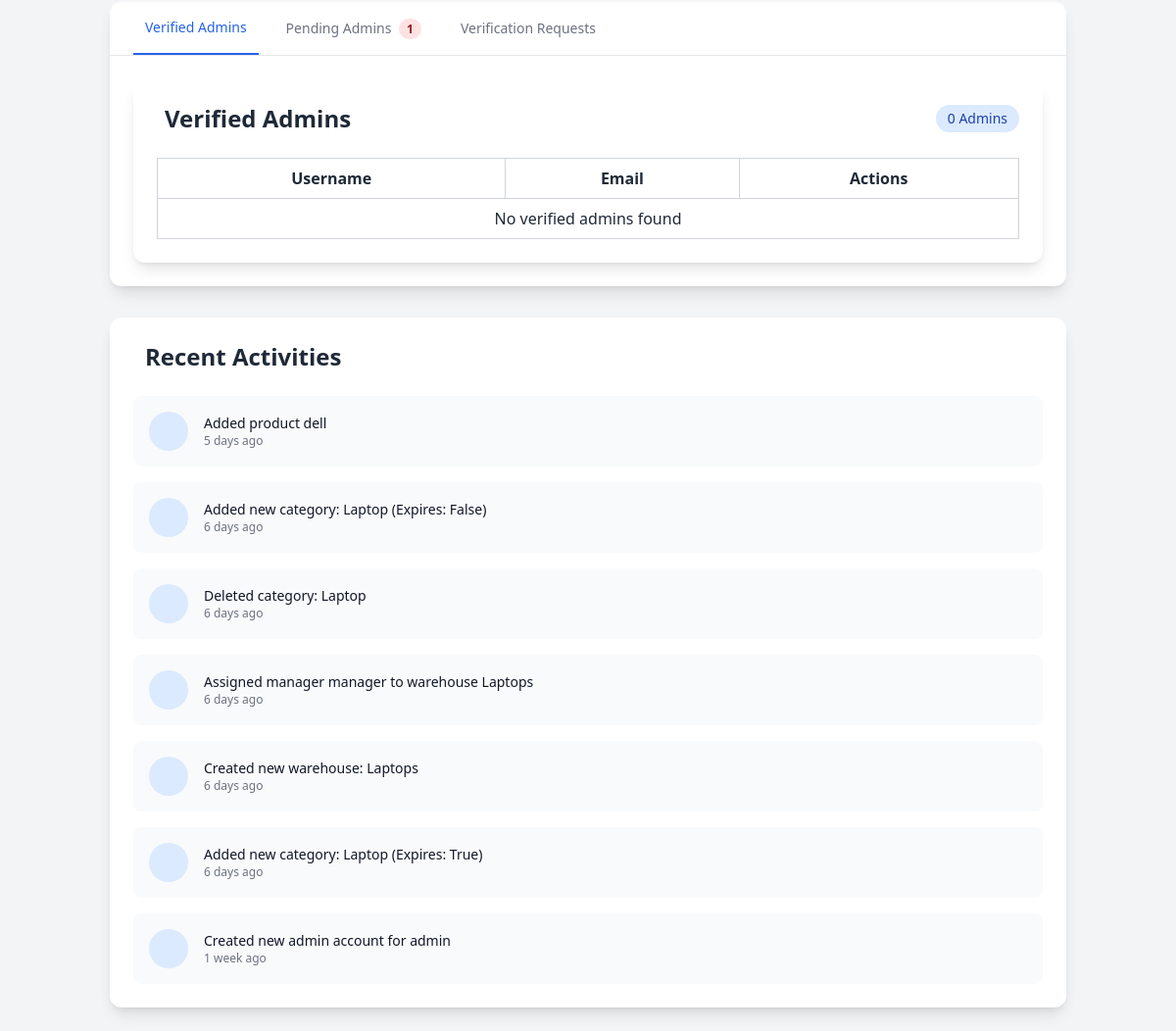
Before: /super_admin_dashboard/ (signed in, lower part) with the older database file.
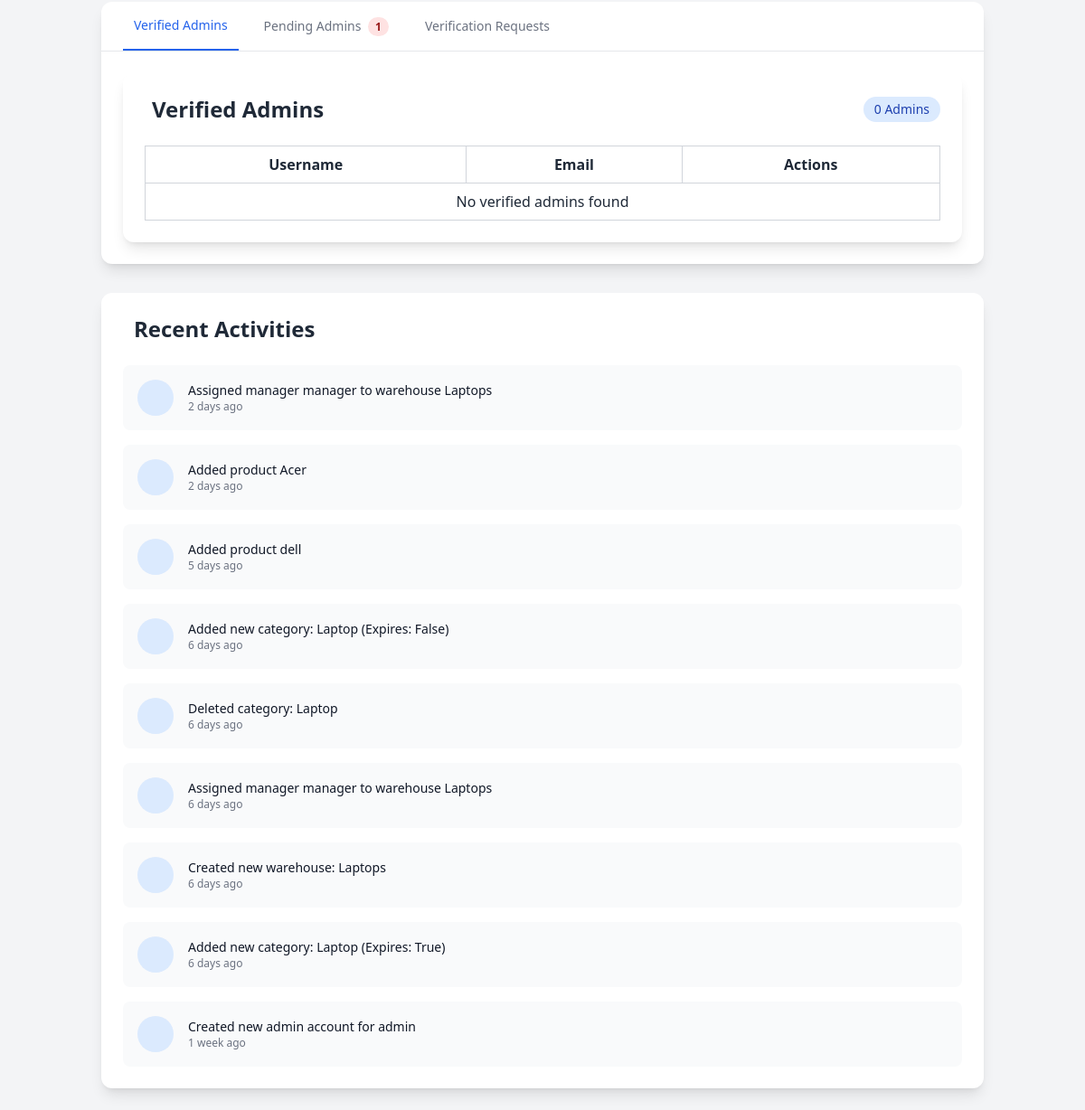
After: the same page with the newer database file.
### user/models.py (models this page shows, shortened)
class ActivityLog(models.Model):
    admin = models.ForeignKey(CustomUser, on_delete=models.CASCADE, related_name='activities')
    action = models.CharField(max_length=255)
    timestamp = models.DateTimeField(auto_now_add=True)

### user/views.py (the view)
# urls.py: path('super_admin_dashboard/', views.super_admin_dashboard, name='super_admin_dashboard'),  # Super Admin dashboard
@login_required
def super_admin_dashboard(request):
    if request.user.role != 'super_admin':
        return HttpResponseForbidden("You are not authorized to view this page")
    admins = CustomUser.objects.filter(role='admin')
    verified_admins = admins.filter(is_verified=True)
    pending_admins = admins.filter(is_approved=False, is_verified=False)
    verification_requests = admins.filter(is_approved=True, is_verified=False)
    recent_activities = ActivityLog.objects.order_by('-timestamp')[:10]
    context = {
        'admins': admins,
        'verified_admins': verified_admins,
        'pending_admins': pending_admins,
        'verification_requests': verification_requests,
        'recent_activities': recent_activities,
        'user_form': CustomUserCreationForm()
    }
    return render(request, 'super_admin_dashboard.html', context)

### templates/super_admin_dashboard.html (shortened to what this page needs)
{% extends "base_superadmin.html" %}
{% block content %}
<div class="mt-8 bg-white rounded-xl shadow-lg overflow-hidden">
    <div class="border-b border-gray-200">
        <nav class="flex space-x-4 px-6" aria-label="Tabs">
            <button id="verifiedTab" class="px-3 py-4 text-sm font-medium text-blue-600 border-b-2 border-blue-600 tab-button" onclick="changeTab('verified')">
                Verified Admins
            </button>
            <button id="pendingTab" class="px-3 py-4 text-sm font-medium text-gray-500 hover:text-gray-700 tab-button" onclick="changeTab('pending')">
                Pending Admins
                {% if pending_admins.count > 0 %}
                <span class="ml-1 bg-red-100 text-red-800 text-xs font-semibold px-2 py-0.5 rounded-full">
                    {{ pending_admins.count }}
                </span>
                {% endif %}
            </button>
            <button id="verificationTab" class="px-3 py-4 text-sm font-medium text-gray-500 hover:text-gray-700 tab-button" onclick="changeTab('verification')">
                Verification Requests
            </button>
        </nav>
    </div>
    <div class="p-6">
        <div id="verifiedAdmins" class="tab-content">
            <div class="bg-white shadow-lg rounded-xl p-6 hover:shadow-xl transition duration-300">
                <div class="flex items-center justify-between mb-6">
                    <h2 class="text-2xl font-bold text-gray-800">
                        Verified Admins
                    </h2>
                    <span class="bg-blue-100 text-blue-800 text-sm font-medium px-3 py-1 rounded-full">
                        {{ verified_admins|length }} Admins
                    </span>
                </div>
                <table class="table-auto w-full border-collapse border border-gray-300">
                    <thead>
                        <tr>
                            <th class="border border-gray-300 px-4 py-2">Username</th>
                            <th class="border border-gray-300 px-4 py-2">Email</th>
                            <th class="border border-gray-300 px-4 py-2">Actions</th>
                        </tr>
                    </thead>
                    <tbody>
                        {% for admin in verified_admins %}
                        <tr>
                            <td class="border border-gray-300 px-4 py-2">{{ admin.username }}</td>
                            <td class="border border-gray-300 px-4 py-2">{{ admin.email }}</td>
                            <td class="border border-gray-300 px-4 py-2">
                                <button onclick="toggleEditForm({{ admin.id }})" class="bg-blue-500 text-white px-4 py-2 rounded">Edit</button>
                                <form id="edit-form-{{ admin.id }}" method="post" action="{% url 'edit_admin' admin.id %}" class="hidden mt-2">
                                    {% csrf_token %}
                                    <input type="text" name="username" value="{{ admin.username }}" class="border border-gray-300 px-4 py-2 rounded w-full mb-2">
                                    <input type="email" name="email" value="{{ admin.email }}" class="border border-gray-300 px-4 py-2 rounded w-full mb-2">
                                    <button type="submit" class="bg-green-500 text-white px-4 py-2 rounded">Save</button>
                                </form>
                                <form method="post" action="{% url 'delete_admin' admin.id %}" class="inline">
                                    {% csrf_token %}
                                    <button type="submit" class="bg-red-500 text-white px-4 py-2 rounded">Delete</button>
                                </form>
                            </td>
                        </tr>
                        {% empty %}
                        <tr>
                            <td colspan="3" class="border border-gray-300 px-4 py-2 text-center">No verified admins found</td>
                        </tr>
                        {% endfor %}
                    </tbody>
                </table>
            </div>
        </div>
    </div>
</div>
<div class="mt-8 bg-white rounded-xl shadow-lg p-6">
    <h2 class="text-2xl font-bold text-gray-800 mb-6 flex items-center">
        Recent Activities
    </h2>
    <div class="space-y-4">
        {% for activity in recent_activities %}
        <div class="flex items-center space-x-4 p-4 bg-gray-50 rounded-lg">
            <div class="flex-shrink-0">
                <span class="w-10 h-10 rounded-full bg-blue-100 flex items-center justify-center">
                </span>
            </div>
            <div>
                <p class="text-sm font-medium text-gray-900">{{ activity.action }}</p>
                <p class="text-xs text-gray-500">{{ activity.timestamp|timesince }} ago</p>
            </div>
        </div>
        {% endfor %}
    </div>
</div>
{% endblock %}

### templates/base_superadmin.html (shortened to what this page needs)
<!DOCTYPE html>
<html lang="en">
<head>
    <script src="https://cdn.tailwindcss.com"></script>
</head>
<body class="bg-gray-100 text-gray-800">
    <div class="container mx-auto p-6">
        <main>
            {% block content %}{% endblock %}
        </main>
    </div>
</body>
</html>

Changed rows visible on the page:
added ActivityLog: action "Assigned manager manager to warehouse Laptops", timestamp "2 days"
added ActivityLog: action "Added product Acer", timestamp "2 days"
